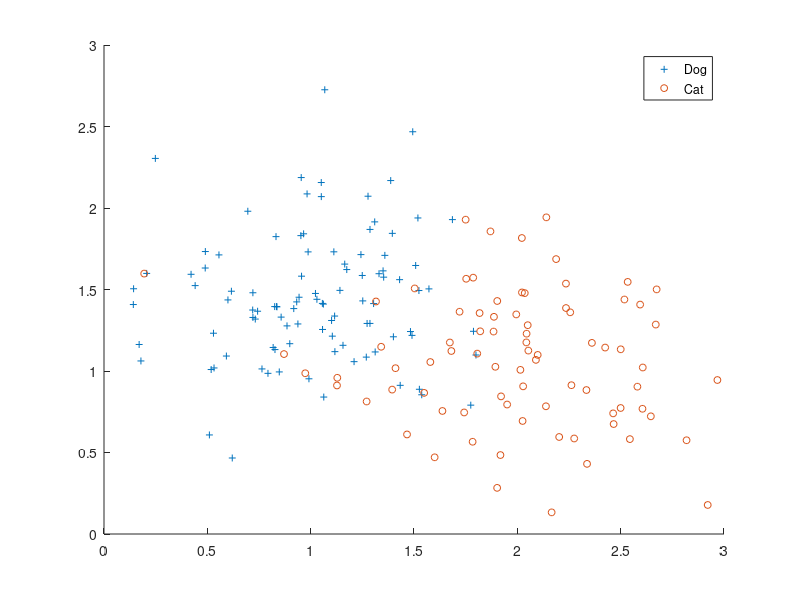

Here is the MATLAB script that generated this plot: (Note: this script raises an error after producing the figure.)
%% Generate data

clearvars, close all

% class 1
% dog
dn = 100;
dm = [1,1.5];
ds = 0.4;
rho = 0;
Xdog = mvnrnd(dm,ds^2*[1,rho;rho,1],dn)'
Tdog = repmat({'Dog'},1,dn)';

% class 2
% cat
cn = 80;
cm = [2,1];
cs = 0.4;
rho = 0.0;
Xcat = mvnrnd(cm,cs^2*[1,rho;rho,1],cn)'
Tcat = repmat({'Cat'},1,cn)';
 

% join data
T = [Tdog; Tcat];
X = [Xdog Xcat];

% Plot data
figure(1), clf, hold on,
plot(Xdog(1,:),Xdog(2,:),'+','MarkerSize',5)
plot(Xcat(1,:),Xcat(2,:),'o','MarkerSize',5)
legend('Dog','Cat','Hippo')
hold off

%% Estimate W

W = mnrfit(X',categorical(T));


%% Make vizualization grid

ngrid = 100;
Xgrid = zeros(3,ngrid^2);
x1grid = linspace(min(X(1,:)),max(X(1,:)),ngrid);
x2grid = linspace(min(X(2,:)),max(X(2,:)),ngrid);

nind = 1;
for n1 = 1:ngrid
    for n2 = 1:ngrid
        Xgrid(:,nind) = [1,x1grid(n1),x2grid(n2)]';
        nind = nind + 1;
    end
end

%% Calculate probabilities

y1 = (W'*Xgrid);
p1 = 1./(1+exp(y1));
p2 = 1-p1;


pcat = 1./(1+ exp(W'*[ones(1,dn); Xdog]));
pdog = 1-pcat;

y1mat = reshape(y1,ngrid,ngrid);
p1mat = reshape(p1,ngrid,ngrid);


%% Plot results

figure(2), clf, 
subplot(121), hold on,
contour(x1grid,x2grid,p1mat,1)
plot(Xdog(1,:),Xdog(2,:),'+','MarkerSize',5)
plot(Xcat(1,:),Xcat(2,:),'o','MarkerSize',5)
legend('Probabilities','Dog','Cat','Location','best')
hold off

subplot(122), hold on,
contour(x1grid,x2grid,y1mat,50)
plot(Xdog(1,:),Xdog(2,:),'+','MarkerSize',5)
plot(Xcat(1,:),Xcat(2,:),'o','MarkerSize',5)
legend('Logits','Dog','Cat','Location','best')
hold off

